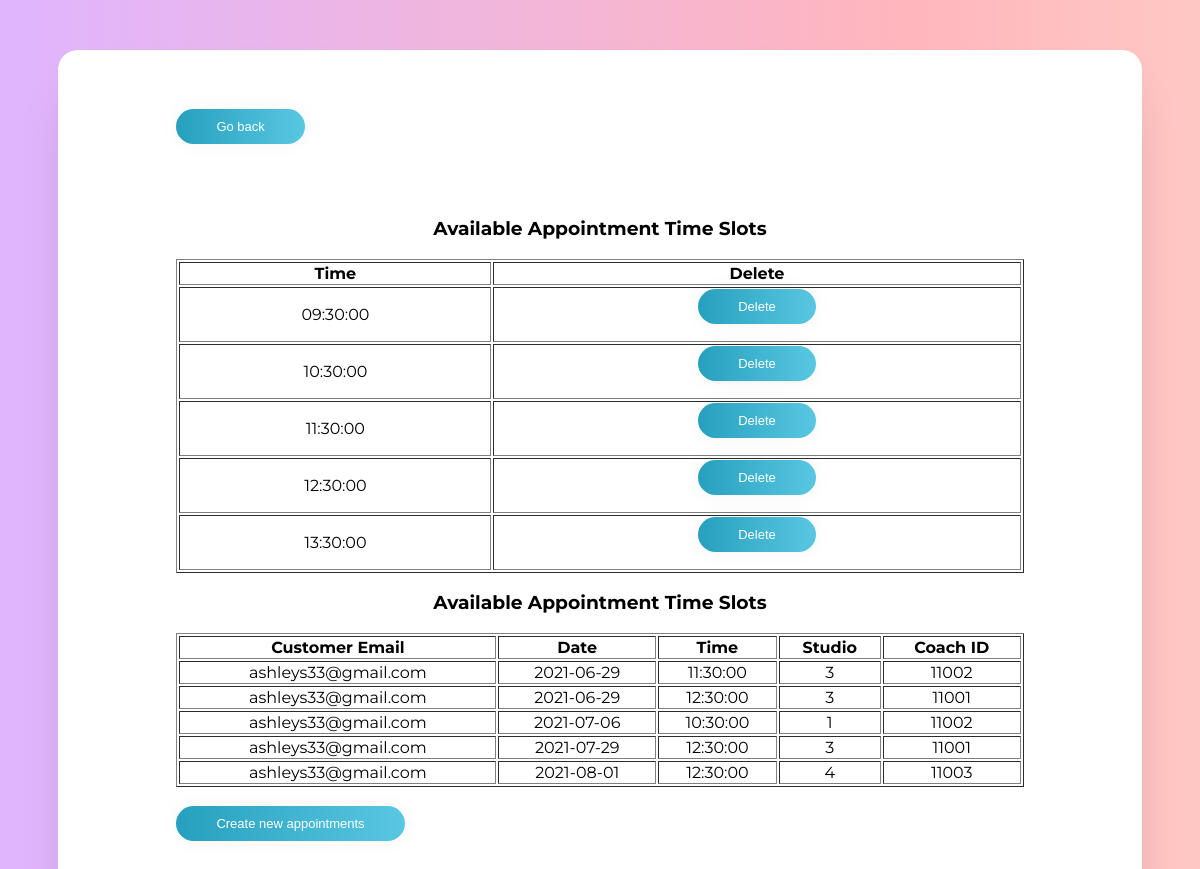
The app's page /adminLogin/manageappointments.php with its own data.
### tables this page shows
CREATE TABLE Appointment_Happens_In_Slots
(
    ApptTime time,
    PRIMARY KEY ( ApptTime)
);

CREATE TABLE Appointment_Happens_In
(
    CustEmail char(30),
    ApptDate date,
    ApptTime time,
    SNumber  integer NOT NULL,
    CoachID integer,
    PRIMARY KEY (CustEmail, ApptDate, ApptTime),
    FOREIGN KEY (CustEmail) REFERENCES Customer (email)
        ON DELETE Cascade ON UPDATE Cascade,
    FOREIGN KEY (SNumber) REFERENCES Studio (Number)
        ON DELETE Cascade ON UPDATE Cascade,
    FOREIGN KEY (CoachID) REFERENCES Coach (CID)
        ON DELETE Cascade ON UPDATE Cascade
);

### adminLogin/manageappointments.php (the view, shortened to what this page needs)
<?php
echo "<div class = \"details\">";
echo "<form method=post>
<input class=\"submit\" type=\"submit\" name=\"goback\" value=\"Go back\"/>
</form>
<br><br>";
if (isset($_GET))
{
    $sqlslot = "SELECT * FROM `appointment_happens_in_slots`";
    $result = $GLOBALS['conn']->query($sqlslot);
    if ($result->num_rows > 0) {
        echo "<h3 align=\"center\">Available Appointment Time Slots</h3>";
        echo "<table border=\"1\" width=\"100%\" align=\"center\" style=\"text-align:center\"><tr>
                <th>Time</th>
                <th>Delete</th>
            </tr>";
        while ($row = $result->fetch_assoc()) {
            echo "<tr>
                    <td class='border-class'>" . $row["ApptTime"] . "</td>
                    <td>
                        <form method='post'>
                            <input type='hidden' name='time' value='" . $row["ApptTime"] . "'/>
                            <input class='submit' type='submit' name='deleteapp' value='Delete'/>
                        </form>
                    </td>
                </tr>";
        }
        echo "</table>";
    }
}
    ?>
    <?php
    $sqlslot = "SELECT * FROM `appointment_happens_in`";
    $result = $GLOBALS['conn']->query($sqlslot);
    if ($result->num_rows > 0) {
        echo "<h3 align=\"center\">Available Appointment Time Slots</h3>";
        echo "<table border=\"1\" width=\"100%\" align=\"center\" style=\"text-align:center\"><tr>
                <th>Customer Email</th>
                <th>Date</th>
                <th>Time</th>
                <th>Studio</th>
                <th>Coach ID</th>
            </tr>";
        while ($row = $result->fetch_assoc()) {
            echo "<tr>
                    <td class='border-class'>" . $row["CustEmail"] . "</td>
                    <td>" . $row["ApptDate"] . "</td>
                    <td>" . $row["ApptTime"] . "</td>
                    <td>" . $row["SNumber"] . "</td>
                    <td>"  . $row["CoachID"] . "</td>
                    </td>
                </tr>";
        }
        echo "</table>";
    }
?>
<!DOCTYPE html>
<html>
<head>
    <link rel="stylesheet" href="admincss/adminProfile.css">
</head>
<body>
<br>
<form method="post">
    <input class="submit" type="submit" name="createappform" value="Create new appointments"/>
</form>
</body>
</html>

### adminLogin/admincss/adminProfile.css (style rules this page uses)
body { font-family: "Montserrat", sans-serif; background: linear-gradient(270deg, #ffead1, #ffb6bd, #e0b5ff); background-size: 150% 150%; animation: backgroundAnimation 10s ease infinite; justify-content: center; align-items: center; }
.details { margin: 50px 50px 50px 50px; background-color: white; padding: 5% 10% 10% 10%; border-radius: 20px; box-shadow: 0 30px 50px -20px rgba(14, 0, 47, 0.21); }
.submit { cursor: pointer; border-radius: 5em; color: #fff; background: linear-gradient(to right, #26A0BE, #59C7E2); border: 0; padding-left: 40px; padding-right: 40px; padding-bottom: 10px; padding-top: 10px; font-family: 'Ubuntu', sans-serif; font-size: 13px; box-shadow: 0 0 20px 1px rgba(0, 0, 0, 0.04); }

### records on screen
appointment_happens_in_slots: ApptTime "09:30:00"
appointment_happens_in_slots: ApptTime "10:30:00"
appointment_happens_in_slots: ApptTime "11:30:00"
appointment_happens_in_slots: ApptTime "12:30:00"
appointment_happens_in_slots: ApptTime "13:30:00"
appointment_happens_in: CustEmail "ashleys33@gmail.com", ApptDate "2021-06-29", ApptTime "11:30:00", SNumber "3", CoachID "11002"
appointment_happens_in: CustEmail "ashleys33@gmail.com", ApptDate "2021-06-29", ApptTime "12:30:00", SNumber "3", CoachID "11001"
appointment_happens_in: CustEmail "ashleys33@gmail.com", ApptDate "2021-07-06", ApptTime "10:30:00", SNumber "1", CoachID "11002"
appointment_happens_in: CustEmail "ashleys33@gmail.com", ApptDate "2021-07-29", ApptTime "12:30:00", SNumber "3", CoachID "11001"
appointment_happens_in: CustEmail "ashleys33@gmail.com", ApptDate "2021-08-01", ApptTime "12:30:00", SNumber "4", CoachID "11003"
